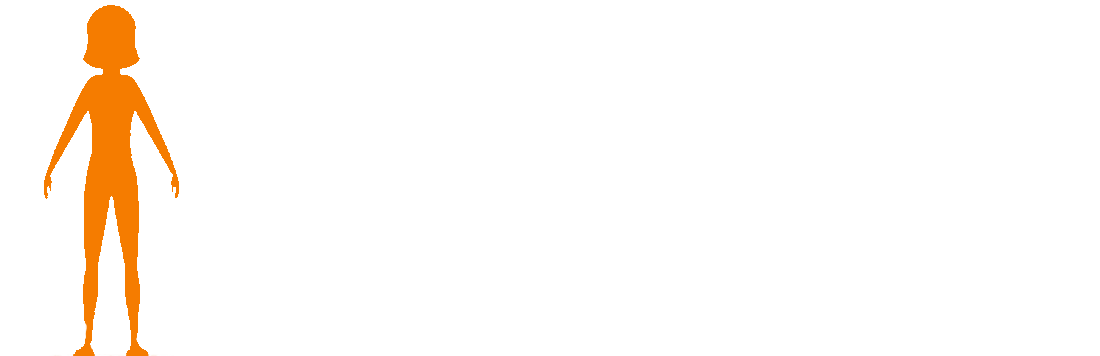
#> input picture Calculadora de IMC com Pygame e Tkinter - Grupo do Cristhian/abaixo.png, 1100 x 356 px; its folder holds only this picture in this run
$ python processador_de_imagens.py
#> lines starting #> are read from the running program, lines starting #| are printed output that depends on the picture
# Arquivo: processador_de_imagens.py

from PIL import Image
import os

def processar_imagens():
    print("Iniciando processamento das imagens...")
    nomes_originais = ["abaixo", "ideal", "sobrepeso", "obesidade"]

    # MODIFICADO AQUI: O tamanho final das imagens que serão criadas
    tamanho_final = (350, 350)

    for nome in nomes_originais:
        arquivo_original = f"{nome}.png"
        arquivo_final = f"{nome}_final.png"

        try:
            print(f"Processando '{arquivo_original}'...")
            with Image.open(arquivo_original) as img:
#> img is the input picture: PIL image 1100x356 P; mean R, G, B, A 9.6, 4.9, 0, 9.9
                img_rgba = img.convert("RGBA")
                bbox = img_rgba.getbbox()
#> bbox = (44, 5, 179, 356)

                if bbox:
                    img_cortada = img.crop(bbox)
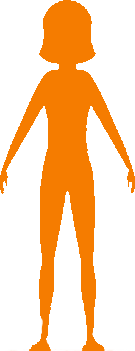
#> img_cortada: PIL image 135x351 P; mean R, G, B, A 79.7, 40.4, 0, 82.2; transparent parts drawn white
                else:
                    img_cortada = img

                nova_imagem = Image.new("RGBA", tamanho_final, (0, 0, 0, 0))
#> nova_imagem: PIL image 350x350 RGBA; every value is 0

                largura_cortada, altura_cortada = img_cortada.size
#> largura_cortada = 135; altura_cortada = 351
                pos_x = (tamanho_final[0] - largura_cortada) // 2
#> pos_x = 107
                pos_y = (tamanho_final[1] - altura_cortada) // 2
#> pos_y = -1

                nova_imagem.paste(img_cortada, (pos_x, pos_y), img_cortada.convert("RGBA"))
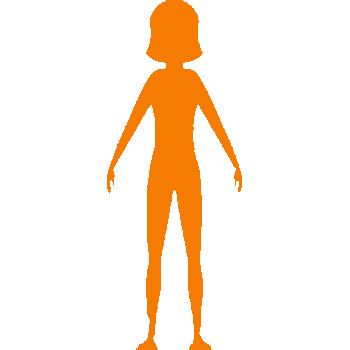
#> nova_imagem: PIL image 350x350 RGBA; mean R, G, B, A 30.5, 15.4, 0, 31.7; transparent parts drawn white
                nova_imagem.save(arquivo_final)
                print(f"  => '{arquivo_final}' criada com sucesso!")

        except FileNotFoundError:
            print(f"ERRO: Arquivo '{arquivo_original}' não encontrado.")
        except Exception as e:
            print(f"ERRO ao processar '{arquivo_original}': {e}")

    print("\nProcessamento concluído!")

if __name__ == "__main__":
    processar_imagens()
